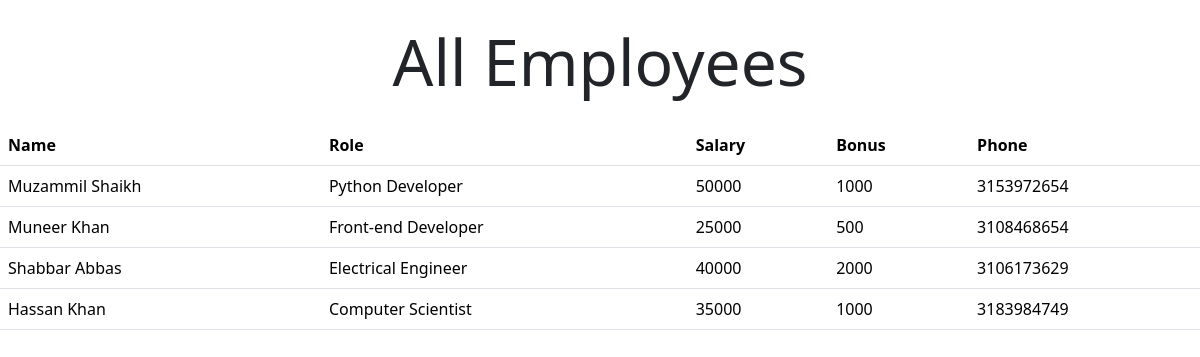
The app's page /all_emp with its own data.
### emp_app/models.py (models this page shows, shortened)
class Employee(models.Model):
    name = models.CharField(max_length=80, null=False)
    role = models.CharField(max_length=80, null=False)
    salary = models.IntegerField(default=0)
    bonus = models.IntegerField(default=0)
    phone = models.IntegerField(default=0)

### emp_app/views.py (the view)
# urls.py: path('all_emp', views.all_emp, name="all_emp"),
def all_emp(request):
    emps = Employee.objects.all()
    context = {
        'emps' : emps
    }
    return render(request, "all_emp.html", context)

### templates/all_emp.html (shortened to what this page needs)
<!doctype html>
<html lang="en">
  <head>
    <link href="https://cdn.jsdelivr.net/npm/bootstrap@5.3.2/dist/css/bootstrap.min.css" rel="stylesheet">
  </head>
  <body>
    <h1 class="text-center display-3 my-4">All Employees</h1>
    <table class="table">
  <thead>
    <tr>
      <th scope="col">Name</th>
      <th scope="col">Role</th>
      <th scope="col">Salary</th>
      <th scope="col">Bonus</th>
      <th scope="col">Phone</th>
    </tr>
  </thead>
  {% for emp in emps %}
  <tbody>
    <tr>
      <td>{{emp.name}}</td>
      <td>{{emp.role}}</td>
      <td>{{emp.salary}}</td>
      <td>{{emp.bonus}}</td>
      <td>{{emp.phone}}</td>
    </tr>
  </tbody>
  {% endfor %}
</table>
  </body>
</html>

### records on screen
Employee: name "Muzammil Shaikh", role "Python Developer", salary "50000", bonus "1000", phone "3153972654"
Employee: name "Muneer Khan", role "Front-end Developer", salary "25000", bonus "500", phone "3108468654"
Employee: name "Shabbar Abbas", role "Electrical Engineer", salary "40000", bonus "2000", phone "3106173629"
Employee: name "Hassan Khan", role "Computer Scientist", salary "35000", bonus "1000", phone "3183984749"
